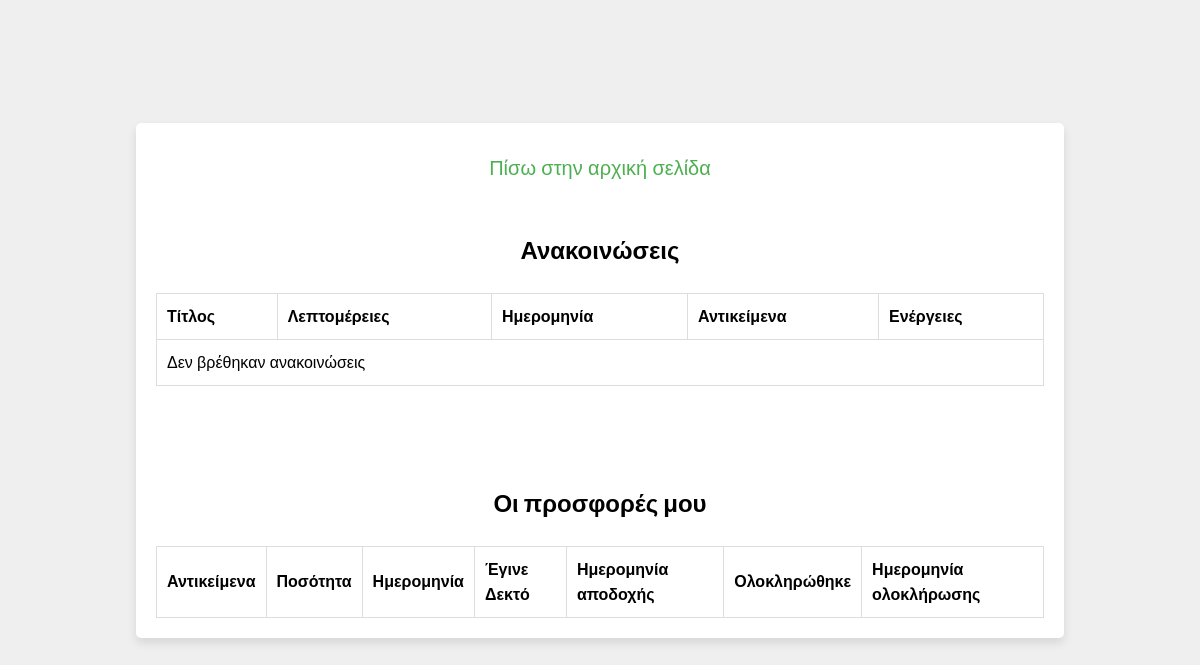
/civilian_announcements.php (signed in), run on an earlier commit of the app's database.
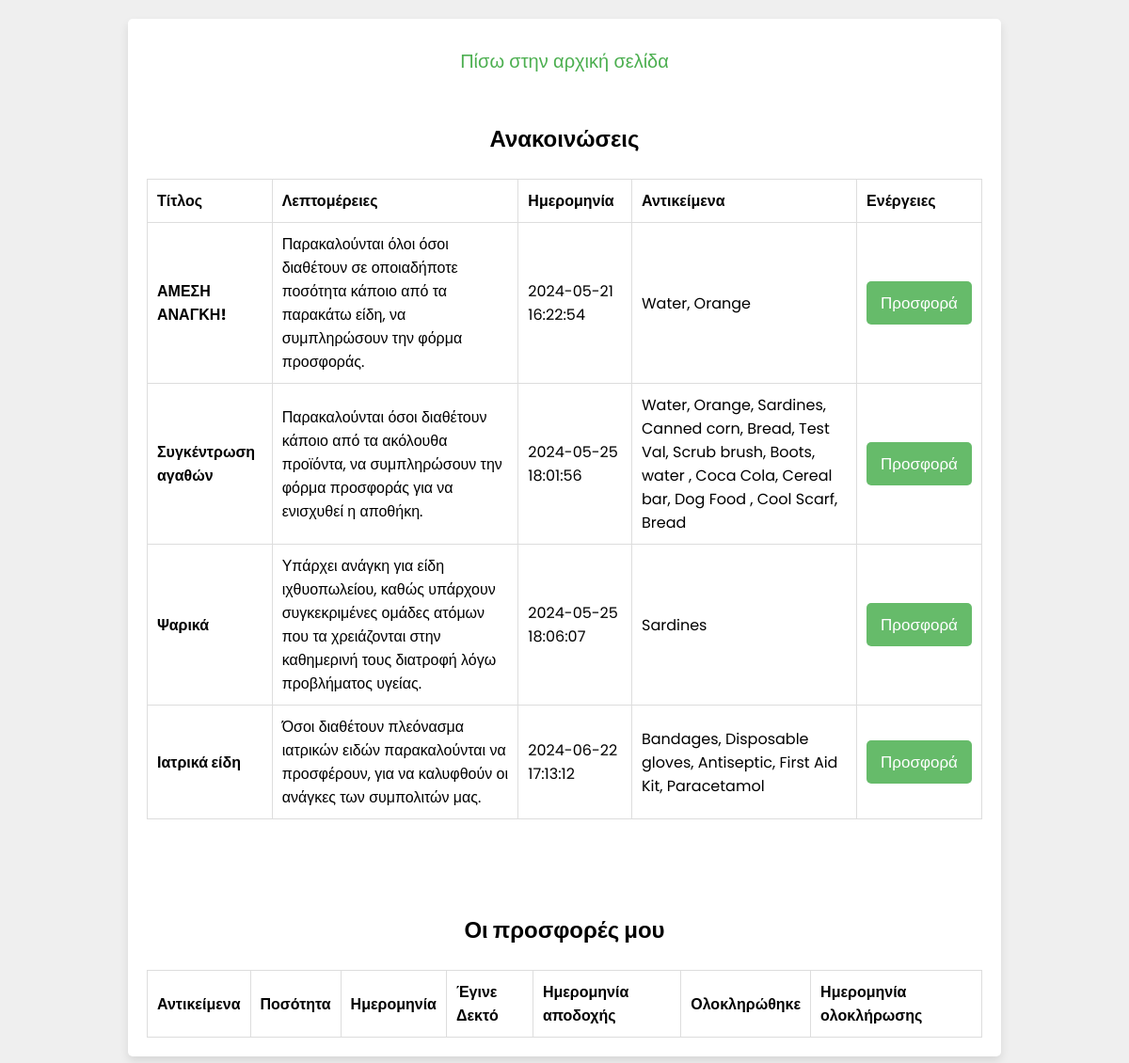
And on a later commit of the database.
### tables this page shows
CREATE TABLE `announcements` (
  `id` int(255) NOT NULL,
  `title` varchar(255) NOT NULL,
  `details` text NOT NULL,
  `date` datetime NOT NULL,
  `item_ids` varchar(255) NOT NULL
);

### civilian_announcements.php (the view, shortened to what this page needs)
<?php
@include 'config.php';
?>
<!DOCTYPE html>
<html lang="el">
<head>
    <link rel="stylesheet" href="css/style.css">
</head>
<body>
    <div class="form-container">
    <form id="initialize_form" action="" method="post">
    <p><a href="civilian_page.php">Πίσω στην αρχική σελίδα</a></p>
    <br><br>
        <h2>Ανακοινώσεις</h2><br>
        <table class="table" id="announcementsTable">
            <thead>
                <tr>
                    <th scope="col">Τίτλος</th>
                    <th scope="col">Λεπτομέρειες</th>
                    <th scope="col">Ημερομηνία</th>
                    <th scope="col">Αντικείμενα</th>
                    <th scope="col">Ενέργειες</th>
                </tr>
            </thead>
            <tbody>
                <?php
                $stmt = $conn->prepare("SELECT id, title, details, date, item_ids FROM announcements");
                $stmt->execute();
                $result = $stmt->get_result();
                if ($result->num_rows > 0) {
                    while ($row = $result->fetch_assoc()) {
                        $announcement_id = $row['id'];
                        $item_ids = explode(',', $row['item_ids']);
                        $item_names = [];
                        foreach ($item_ids as $item_id) {
                            $item_stmt = $conn->prepare("SELECT name FROM items WHERE id = ?");
                            $item_stmt->bind_param("i", $item_id);
                            $item_stmt->execute();
                            $item_result = $item_stmt->get_result();
                            if ($item_row = $item_result->fetch_assoc()) {
                                $item_names[] = $item_row['name'];
                            }
                        }
                        $item_names_str = implode(', ', $item_names);
                        echo '<tr>
                            <th scope="row">' . htmlspecialchars($row['title']) . '</th>
                            <td>' . htmlspecialchars($row['details']) . '</td>
                            <td>' . htmlspecialchars($row['date']) . '</td>
                            <td>' . htmlspecialchars($item_names_str) . '</td>
                            <td>
                                <button class="update-btn form-btn"><a href="add_offer_or_request.php?is_a=offer&announcement_id=' . $announcement_id . '">Προσφορά</a></button>
                            </td>
                        </tr>';
                    }
                } else {
                    echo "<tr><td colspan='5'>Δεν βρέθηκαν ανακοινώσεις</td></tr>";
                }
                ?>
            </tbody>
        </table>
        <br><br>
        <form id="initialize_form" action="" method="post">
            <br><br>
            <h2>Οι προσφορές μου</h2><br>
            <table class="table" id="offersTable">
                <thead>
                    <tr>
                        <th scope="col">Αντικείμενα</th>
                        <th scope="col">Ποσότητα</th>
                        <th scope="col">Ημερομηνία</th>
                        <th scope="col">Έγινε Δεκτό</th>
                        <th scope="col">Ημερομηνία αποδοχής</th>
                        <th scope="col">Ολοκληρώθηκε</th>
                        <th scope="col">Ημερομηνία ολοκλήρωσης</th>
                    </tr>
                </thead>
            </table>
        </form>
    </div>
</body>
</html>

What changed in the data, as far as the page shows it:
added announcements: title "ΑΜΕΣΗ ΑΝΑΓΚΗ!", details "Παρακαλούνται όλοι όσοι διαθέτουν σε οποιαδήποτε ποσότητα κάποιο από τα παρακάτω είδη, να συμπληρώσουν την φόρμα προσφοράς.", date "2024-05-21 16:22:54", item_names_str "Water, Orange"
added announcements: title "Συγκέντρωση αγαθών", details "Παρακαλούνται όσοι διαθέτουν κάποιο από τα ακόλουθα προϊόντα, να συμπληρώσουν την φόρμα προσφοράς για να ενισχυθεί η αποθήκη.", date "2024-05-25 18:01:56", item_names_str "Water, Orange, Sardines, Canned corn, Bread, Test Val, Scrub brush, Boots, water , Coca Cola, Cereal bar, Dog Food , Cool Scarf, Bread"
added announcements: title "Ψαρικά", details "Υπάρχει ανάγκη για είδη ιχθυοπωλείου, καθώς υπάρχουν συγκεκριμένες ομάδες ατόμων που τα χρειάζονται στην καθημερινή τους διατροφή λόγω προβλήματος υγείας.", date "2024-05-25 18:06:07", item_names_str "Sardines"
added announcements: title "Ιατρικά είδη", details "Όσοι διαθέτουν πλεόνασμα ιατρικών ειδών παρακαλούνται να προσφέρουν, για να καλυφθούν οι ανάγκες των συμπολιτών μας.", date "2024-06-22 17:13:12", item_names_str "Bandages, Disposable gloves, Antiseptic, First Aid Kit, Paracetamol"
Also different on the page:
text no longer shown: "Δεν βρέθηκαν ανακοινώσεις"
